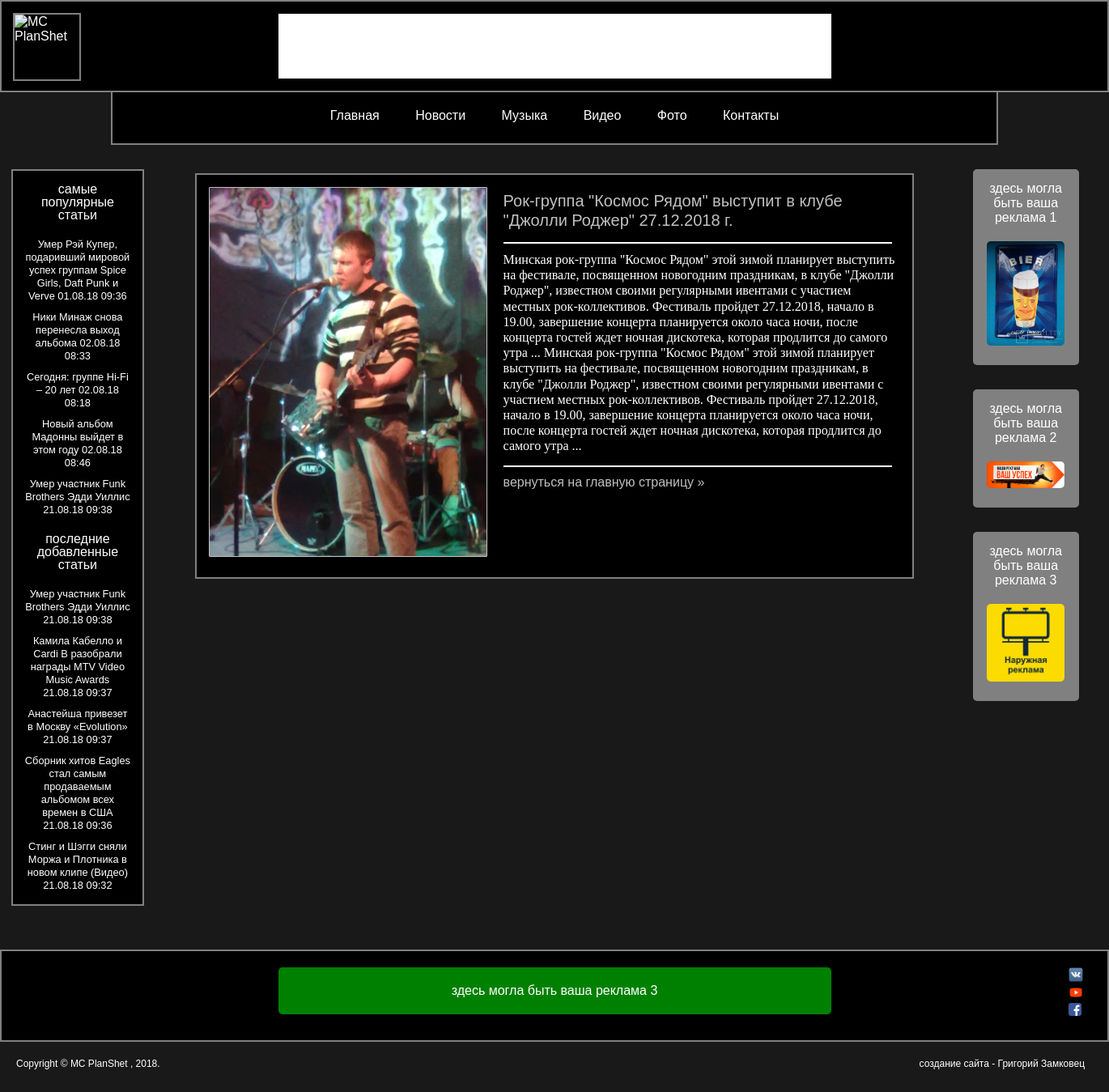
The app's page /announcement.php?id=4&page=1, older data.
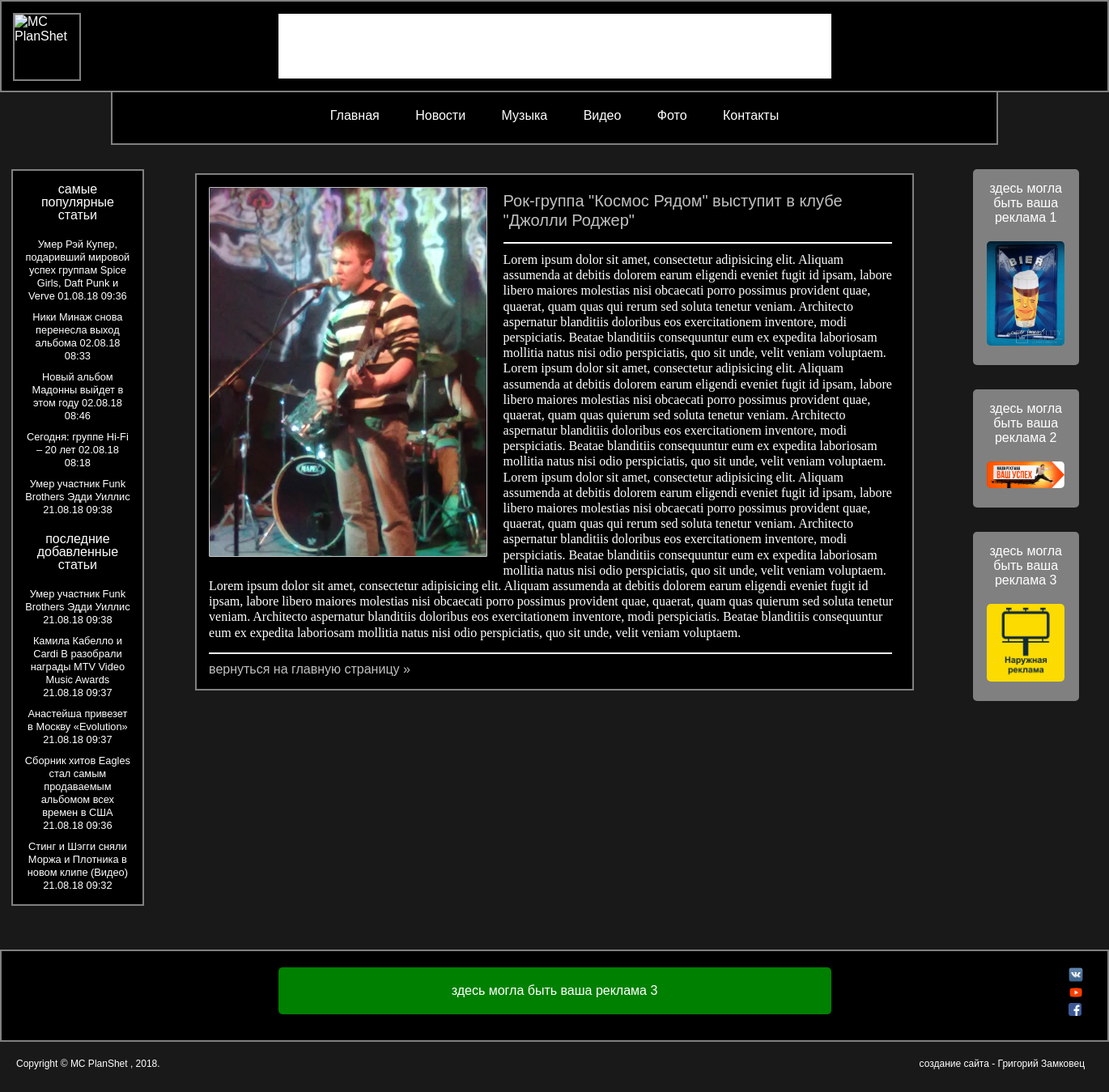
The same page, newer data.
### tables this page shows
CREATE TABLE IF NOT EXISTS `music_news` (
  `id` int(11) unsigned NOT NULL AUTO_INCREMENT,
  `title` varchar(255) NOT NULL,
  `text` text NOT NULL,
  `date` int(11) unsigned NOT NULL,
  `video_src` text NOT NULL,
  `views` int(11) NOT NULL DEFAULT '0',
  PRIMARY KEY (`id`)
);

CREATE TABLE IF NOT EXISTS `announcement` (
  `id` int(11) unsigned NOT NULL AUTO_INCREMENT,
  `title` varchar(255) NOT NULL,
  `intro_text` text NOT NULL,
  `full_text` text NOT NULL,
  `image_src` varchar(255) NOT NULL,
  `image_alt` varchar(50) NOT NULL DEFAULT 'картинка к посту',
  PRIMARY KEY (`id`)
);

### blocks/newsblock.php (the view, shortened to what this page needs)
<div class="aside1">
    <?php
        $error_base = false;
        $db = new PDO ('mysql:host=localhost;dbname=mcplanshet_base', 'root', '');
        $db->exec("SET NAMES UTF8");
        $query = $db->query("SELECT * FROM `music_news` ORDER BY `views` DESC LIMIT 0, 5");
        $popular_news = $query->fetchAll();
        $query = $db->query("SELECT * FROM `music_news` ORDER BY `date` DESC LIMIT 0, 5");
        $last_news = $query->fetchAll();
    ?>
    <?php if ($error_base): ?>
        <div class="error-base"><?=$error_base?></div>
    <?php else: ?>
        <ul class="news-date">
            <p>самые популярные статьи</p>
        <?php foreach ($popular_news as $one): ?>
            <li><a href="article.php?id=<?=$one['id']?>&page=1"><?=$one['title']?></a> <?=date("d.m.y H:i", $one['date'])?></li>
        <?php endforeach; ?>
        </ul>
        <ul class="news-date">
            <p>последние добавленные статьи</p>
            <?php foreach ($last_news as $one): ?>
                <li><a href="article.php?id=<?=$one['id']?>&page=1"><?=$one['title']?></a> <?=date("d.m.y H:i", $one['date'])?></li>
        <?php endforeach; ?>
        </ul>
    <?php endif; ?>
</div>

### announcement.php (shortened to what this page needs)
<!DOCTYPE html>
<html>
<head>
  <?php
    require_once "blocks/functions.php";
    $id = 1;
    if (isset($_GET['id'])) {
      $id = htmlspecialchars($_GET['id']);
      $id = intval($id);
    }
    $page = 1;
    if (isset($_GET['page'])) {
      $page = htmlspecialchars($_GET['page']);
      $page = intval($page);
    }
    $query = $db->prepare("SELECT * FROM `announcement` WHERE `id`=:id ");
    $params = array ('id' => $id);
    $query->execute($params);
    $announcement = $query->fetch();
    require_once "blocks/head.php";
  ?>
</head>
<body>
  <div class="container">
    <?php require_once "blocks/header.php" ?>
    <div class="wrapper">
      <?php require_once "blocks/newsblock.php" ?>
      <div id="center-panel">
        <?php if ($error_base): ?>
            <div class="error-base"><?=$error_base?></div>
        <?php else: ?>
            <div id="announcement">
              <img src="<?=$announcement["image_src"]?>" alt="<?=$announcement["image_alt"]?>" />
              <h2><?=$announcement["title"]?></h2>
              <hr />
              <p><?=$announcement["full_text"]?></p>
              <hr />
              <a href="index.php?page=<?=$page?>">вернуться на главную страницу &raquo;</a>
            </div>
        <?php endif; ?>
      </div>
      <?php require_once "blocks/advertizing.php" ?>
      <div class="clear"></div>
    </div>
    <?php require_once "blocks/footer.php" ?>
  </div>
</body>
</html>

Row changes from the older to the newer data that the page shows:
changed music_news "Новый альбом Мадонны выйдет в этом году": moves up the list
changed announcement: title "Рок-группа \"Космос Рядом\" выступит в клубе \"Джолли Роджер\" 27.12.2018 г." → "Рок-группа \"Космос Рядом\" выступит в клубе \"Джолли Роджер\""; full_text "Минская рок-группа \"Космос Рядом\" этой зимой планирует выступить на фестивале, посвященном новогодним праздникам, в клубе \"Джолли Роджер\", известном своими регулярными ивентами с участием местных рок-коллективов. Фестиваль пройдет 27.12.2018, начало в 19.00, завершение концерта планируется около часа ночи, после концерта гостей ждет ночная дискотека, которая продлится до самого утра ... Минская рок-группа \"Космос Рядом\" этой зимой планирует выступить на фестивале, посвященном новогодним праздникам, в клубе \"Джолли Роджер\", известном своими регулярными ивентами с участием местных рок-коллективов. Фестиваль пройдет 27.12.2018, начало в 19.00, завершение концерта планируется около часа ночи,…" → "Lorem ipsum dolor sit amet, consectetur adipisicing elit. Aliquam assumenda at debitis dolorem earum eligendi eveniet fugit id ipsam, labore libero maiores molestias nisi obcaecati porro possimus provident quae, quaerat, quam quas qui rerum sed soluta tenetur veniam. Architecto aspernatur blanditiis doloribus eos exercitationem inventore, modi perspiciatis. Beatae blanditiis consequuntur eum ex expedita laboriosam mollitia natus nisi odio perspiciatis, quo sit unde, velit veniam voluptaem. Lorem ipsum dolor sit amet, consectetur adipisicing elit. Aliquam assumenda at debitis dolorem earum eligendi eveniet fugit id ipsam, labore libero maiores molestias nisi obcaecati porro possimus…"
